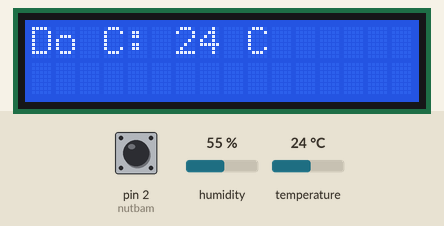
This sketch was run on a simulated Arduino Uno, built with avr-gcc and run on an emulated ATmega328P. Shown: 16×2 character LCD. The test bench sets the inputs (shaded band); at power-on: pin 2 (nutbam) LOW, temperature 24 °C, humidity 55 %. What the sketch prints to the serial monitor is not drawn.

Above: at 1.2 s.
1.3 s: pin 2 (nutbam) driven HIGH
At 2.1 s:
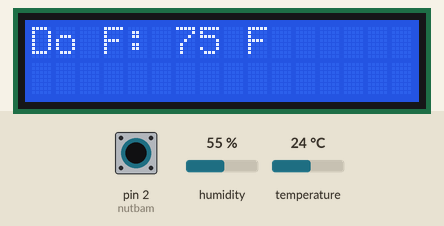
2.8 s: temperature set to 12 °C
At 5.0 s:
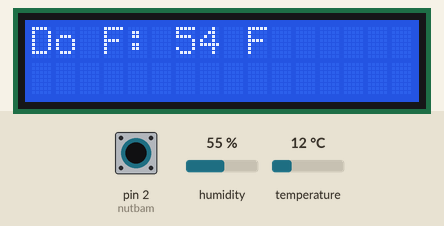
5.6 s: temperature set to 19 °C
At 6.5 s:
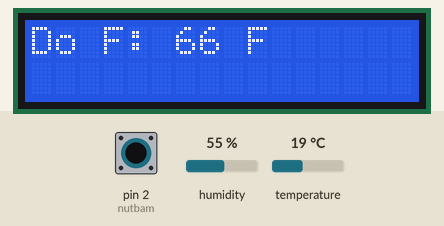
7.6 s: temperature set to 28 °C
At 9.2 s:
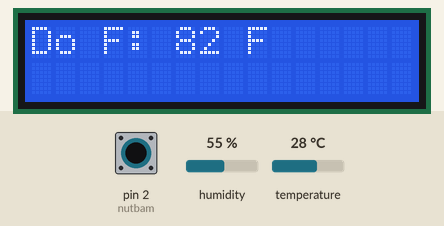
9.7 s: pin 2 (nutbam) pulsed LOW 5 times (0.12 s each, 0.3 s apart)
At 10.6 s:
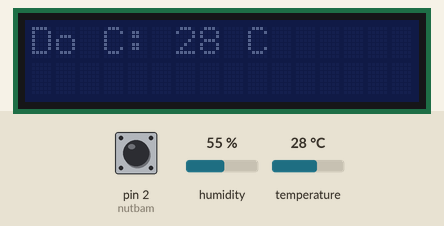
12.7 s: temperature set to 0 °C
At 13.4 s:
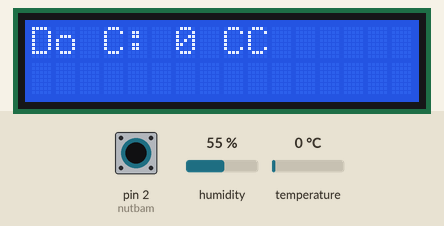
Timing chart, 0 to 15.2 s (numbered marks = the images above; inputs shaded):
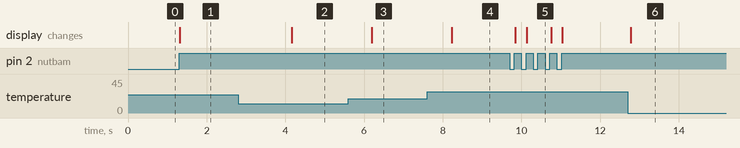

Measured:
- after the input at 1.3 s, the display: changes at once (image 1)
- after the input at 2.8 s, the display: changes after 1.4 s (image 2)
- after the input at 5.6 s, the display: changes after 0.60 s (image 3)
- after the input at 7.6 s, the display: changes after 0.63 s (image 4)
- after the input at 9.7 s, the display: first changes after 0.14 s (image 5 shows a later state)
- after the input at 12.7 s, the display: changes after 0.08 s (image 6)

The sketch:

LCD_bam_2_lan_tat_ca_man_hinh_va_den_nam_hinh.ino
```cpp
/*
 - Nut bam:
    + 1 chân nối VCC 1 nối dien tro qua GND va noi Pin2
    + Chân giữa nối Pin2
 - nhiệt độ : pin 4;
 - lcd :
      + SCL : a5
      + SDA : a4
  - dien tro:
      + chan giua noi V0 cua LCD
      +
 */
#include <DHT.h>
#include <Wire.h>
#include <LiquidCrystal_I2C.h>

LiquidCrystal_I2C lcd(0x27,16,2);
int  nutbam = 2;
int value = 0;
int a=1;
int dem =0;
int tg1=0;
int tg2 = 0;
int tg3 = 2000;
int trangthai=1;
int nhietdotheo =1;
int tt1  =0;
int tt2 = 0;
#define  DHT11Pin 4
#define DHTType DHT11
DHT HT(DHT11Pin,DHTType);

byte degree[8] = {
  0B01110,
  0B01010,
  0B01110,
  0B00000,
  0B00000,
  0B00000,
  0B00000,
  0B00000
};

void setup() {
  Serial.begin(9600);
  pinMode(nutbam,INPUT);
  lcd.init();

  lcd.createChar(1, degree);

  HT.begin();

}

void loop(){
  lcd.setCursor(0,0);//tạo độ con trỏ
  if (trangthai%2==1){
    lcd.backlight();//Dùng để bật đèn nền của lcd
    float t = HT.readTemperature();
  if(nhietdotheo%2==1){
//    lcd.setCursor(4,0);
    lcd.print("Do C: ");
    lcd.print(round(t));
    lcd.print(" C");
  }
  else{
//    lcd.setCursor(4,0);
    lcd.print("Do F: ");
    lcd.print(round(t*1.8+32));
    lcd.print(" F");
  }
  }
  else{
    lcd.noBacklight();//Dùng để tat đèn nền của lcd
  }
  tt1 = digitalRead(nutbam);
  if(tt1 != tt2){
    if(tt1==1){
      tt2=tt1;
    Serial.println(tt1);
    nhietdotheo++;
    if (tg1 == tg2){
      tg1 = millis();
      Serial.println(tg1);
    }
    else{
      tg2 = millis();
      Serial.println("tg2");
      Serial.print(tg2);
      if(tg2-tg1<tg3){
        trangthai++;
        tg1=tg2;
      }
      else{
      tg1=tg2;
      tg2=0;
      }
    }
    }
    else tt2=tt1;
    }

}


//void loop() {
//  int v = digitalRead(nutbam);
//  Serial.println(v);
//  float t = HT.readTemperature();
//  if(check(v) == 1){
//    value = abs(value - 1);
//  }
//  lcd.setCursor(0,0);//tạo độ con trỏ
//
//  if (isnan(t)) { // Kiểm tra xem thử việc đọc giá trị có bị thất bại hay không. Hàm isnan bạn xem tại đây http://arduino.vn/reference/isnan
//
//  }
//  else {
//    if(value == 0)
//    {
//    lcd.print("Do C: ");
//    lcd.print(round(t));
//    lcd.print(" C");
//    }
//    else
//    {
//    lcd.print("Do F: ");
//    lcd.print(round(t*1.8+32));
//    lcd.print(" F");
//    }
//  }
//  delay(300);
//}
//
//int check( int v){
//  if(v == 1){
//    return 1;
//  }
//  else{
//    return 0;
//  }
//}
```
